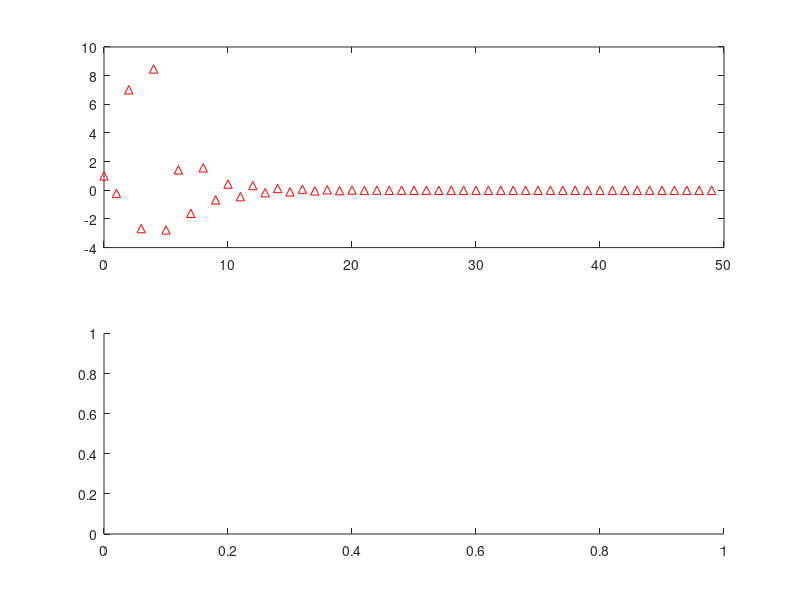

The MATLAB source for this figure: (Note: this script raises an error after producing the figure.)
%DSP_Lab_4.1.m
num=[1,0,7,-1,8,0]; %The last four digits are 0,7,1 and 8.
mot=[1,0.22,0.037,0.142,-0.107,-0.013];
figure(1);  
subplot(2,1,1); 
impz(num,mot,50); 
subplot(2,1,2); 
stepz(num,mot,50);
